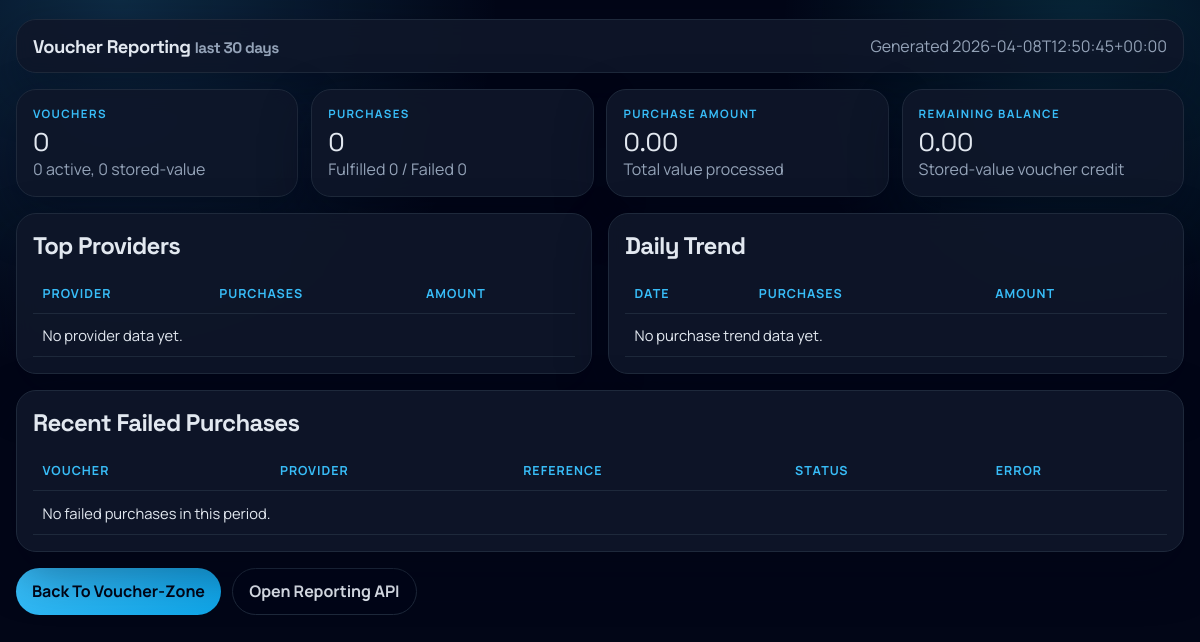
Page /Voucher-Zone/reporting/ on the earlier database version.
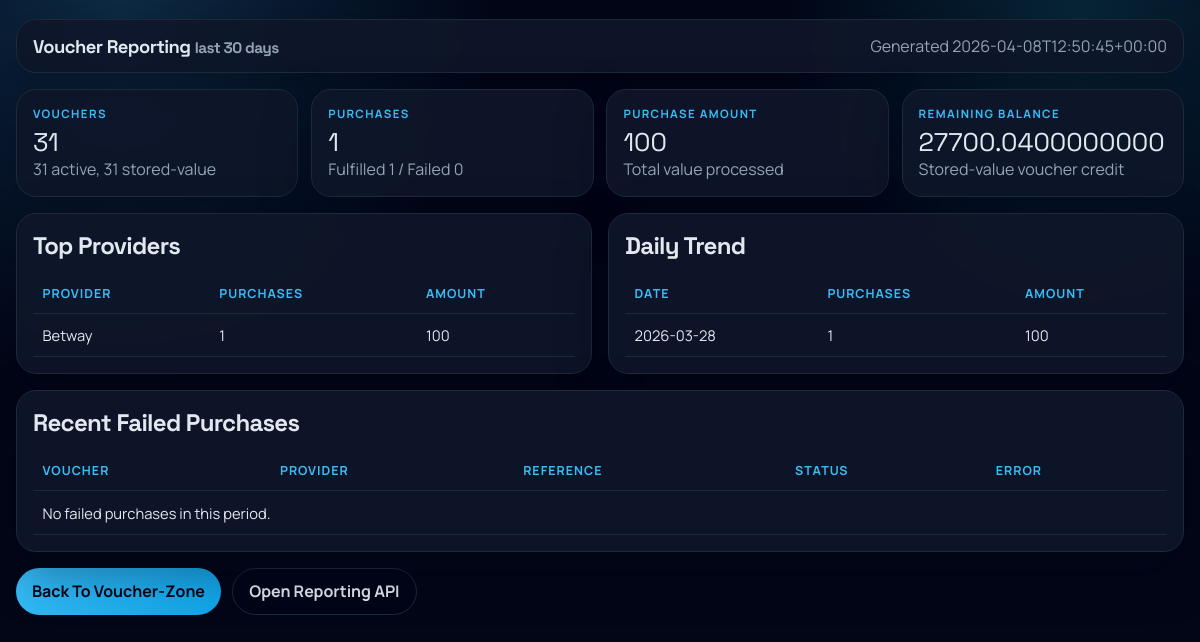
Same page on the later database version.
### core/models.py (models this page shows, shortened)
class VoucherCatalogItem(models.Model):
	class Category(models.TextChoices):
		AIRTIME = "airtime", "Airtime"
		BETTING = "betting", "Betting"
		RETAIL = "retail", "Retail"
		FOOD = "food", "Food"
		DATA = "data", "Data"
		ENTERTAINMENT = "entertainment", "Entertainment"
		EXAM = "exam", "Exam"
		LEARNING = "learning", "Learning"
		ELECTRICITY = "electricity", "Electricity"
		TRANSPORT = "transport", "Transport"
		OTHER = "other", "Other"
	class DeliveryType(models.TextChoices):
		DIGITAL = "digital_voucher", "Digital voucher"
		TOPUP = "topup", "Top up"
		PIN = "pin", "PIN"
	name = models.CharField(max_length=140)
	provider = models.CharField(max_length=120)
	category = models.CharField(max_length=24, choices=Category.choices, default=Category.OTHER)
	delivery_type = models.CharField(max_length=24, choices=DeliveryType.choices, default=DeliveryType.DIGITAL)
	face_value = models.DecimalField(max_digits=10, decimal_places=2, default=0)
	sale_price = models.DecimalField(max_digits=10, decimal_places=2)
	currency = models.CharField(max_length=8, default="ZAR")
	requires_recipient = models.BooleanField(default=False)
	recipient_label = models.CharField(max_length=80, blank=True)
	is_active = models.BooleanField(default=True)
	notes = models.TextField(blank=True)
	metadata = models.JSONField(default=dict, blank=True)
	created_at = models.DateTimeField(auto_now_add=True)
	updated_at = models.DateTimeField(auto_now=True)
	class Meta:
		ordering = ["category", "provider", "name"]
		indexes = [
			models.Index(fields=["category", "provider"]),
			models.Index(fields=["is_active", "category"]),
		]

### core/views.py (the view)
# urls.py: path("Voucher-Zone/reporting/", voucher_reporting_dashboard, name="voucher_reporting_dashboard"),
def voucher_reporting_dashboard(request):
	if request.method != "GET":
		return HttpResponseNotAllowed(["GET"])
	days = str(request.GET.get("days", "30")).strip()
	payload = _voucher_reporting_payload(days=days)
	return render(
		request,
		"core/voucher-zone/reporting.html",
		{
			"payload": payload,
			"recent_failed": payload["recentFailed"],
		},
	)

### core/cors_headers.py (called while the page is built)
    def _should_apply(self, path):
        return any(path.startswith(prefix) for prefix in self.ALLOWED_PATH_PREFIXES)

    def process_request(self, request):
        path = (request.path or "").lower()
        if not self._should_apply(path):
            return None
        if request.method == "OPTIONS":
            return self._set_headers(request, HttpResponse(status=200))
        return None

    def process_response(self, request, response):
        path = (request.path or "").lower()
        if not self._should_apply(path):
            return response
        return self._set_headers(request, response)

### templates/core/voucher-zone/reporting.html (shortened to what this page needs)
<!DOCTYPE html>
<html lang="en">
<head>
</head>
<body>
    <main class="shell">
        <section class="topbar">
            <div class="brand">Voucher Reporting <small>last {{ payload.rangeDays }} days</small></div>
            <div class="muted">Generated {{ payload.generatedAt }}</div>
        </section>
        <section class="stats">
            <article class="card">
                <div class="eyebrow">Vouchers</div>
                <div class="value">{{ payload.voucher.total }}</div>
                <div class="muted">{{ payload.voucher.active }} active, {{ payload.voucher.storedValue }} stored-value
                </div>
            </article>
            <article class="card">
                <div class="eyebrow">Purchases</div>
                <div class="value">{{ payload.purchase.total }}</div>
                <div class="muted">Fulfilled {{ payload.purchase.fulfilled }} / Failed {{ payload.purchase.failed }}
                </div>
            </article>
            <article class="card">
                <div class="eyebrow">Purchase Amount</div>
                <div class="value">{{ payload.purchase.amount }}</div>
                <div class="muted">Total value processed</div>
            </article>
            <article class="card">
                <div class="eyebrow">Remaining Balance</div>
                <div class="value">{{ payload.voucher.remainingBalance }}</div>
                <div class="muted">Stored-value voucher credit</div>
            </article>
        </section>
        <section class="grid">
            <article class="table-wrap">
                <h2>Top Providers</h2>
                <table>
                    <thead>
                        <tr>
                            <th>Provider</th>
                            <th>Purchases</th>
                            <th>Amount</th>
                        </tr>
                    </thead>
                    <tbody>
                        {% for row in payload.providers %}
                        <tr>
                            <td>{{ row.provider }}</td>
                            <td>{{ row.count }}</td>
                            <td>{{ row.amount }}</td>
                        </tr>
                        {% empty %}
                        <tr>
                            <td colspan="3">No provider data yet.</td>
                        </tr>
                        {% endfor %}
                    </tbody>
                </table>
            </article>
            <article class="table-wrap">
                <h2>Daily Trend</h2>
                <table>
                    <thead>
                        <tr>
                            <th>Date</th>
                            <th>Purchases</th>
                            <th>Amount</th>
                        </tr>
                    </thead>
                    <tbody>
                        {% for row in payload.trend %}
                        <tr>
                            <td>{{ row.day }}</td>
                            <td>{{ row.count }}</td>
                            <td>{{ row.amount }}</td>
                        </tr>
                        {% empty %}
                        <tr>
                            <td colspan="3">No purchase trend data yet.</td>
                        </tr>
                        {% endfor %}
                    </tbody>
                </table>
            </article>
            <article class="table-wrap" style="grid-column: 1 / -1;">
                <h2>Recent Failed Purchases</h2>
                <table>
                    <thead>
                        <tr>
                            <th>Voucher</th>
                            <th>Provider</th>
                            <th>Reference</th>
                            <th>Status</th>
                            <th>Error</th>
                        </tr>
                    </thead>
                    <tbody>
                        {% for purchase in recent_failed %}
                        <tr>
                            <td>{{ purchase.voucher.code }}</td>
                            <td>{{ purchase.product.provider }}</td>
                            <td>{{ purchase.reference|default:"-" }}</td>
                            <td><span class="pill danger">{{ purchase.status }}</span></td>
                            <td>{{ purchase.fulfillment_details.error|default:"Provider failure" }}</td>
                        </tr>
                        {% empty %}
                        <tr>
                            <td colspan="5">No failed purchases in this period.</td>
                        </tr>
                        {% endfor %}
                    </tbody>
                </table>
            </article>
        </section>
        <section class="actions">
            <a class="btn primary" href="/Voucher-Zone/">Back To Voucher-Zone</a>
            <a class="btn" href="/api/vouchers/reporting/?days={{ payload.rangeDays }}">Open Reporting API</a>
        </section>
    </main>
</body>
</html>

### templates/core/voucher-zone/reporting.html (style rules this page uses)
:root { --bg: #020617; --card: rgba(15, 23, 42, 0.9); --ink: #e2e8f0; --muted: #94a3b8; --line: #1e293b; --brand: #38bdf8; --accent: #22d3ee; --danger: #ef4444; --shadow: 0 20px 50px rgba(2, 6, 23, 0.4); }
* { box-sizing: border-box; }
body { margin: 0; font-family: "Manrope", sans-serif; color: var(--ink); background: radial-gradient(circle at 10% 0%, rgba(56, 189, 248, 0.2), transparent 30%), radial-gradient(circle at 90% 5%, rgba(34, 211, 238, 0.16), transparent 24%), var(--bg); }
.shell { width: min(calc(100% - 2rem), 1240px); margin: 0 auto; padding: 1.2rem 0 2.5rem; }
.topbar, .card, .table-wrap { background: var(--card); border: 1px solid var(--line); backdrop-filter: blur(10px); box-shadow: var(--shadow); border-radius: 20px; }
.topbar { display: flex; justify-content: space-between; align-items: center; gap: 1rem; padding: 0.9rem 1rem; }
.brand { font-family: "Space Grotesk", sans-serif; font-weight: 700; letter-spacing: -0.03em; font-size: 1.15rem; }
.brand small, .muted { color: var(--muted); }
.stats { margin-top: 1rem; display: grid; grid-template-columns: repeat(4, minmax(0, 1fr)); gap: 0.8rem; }
.card { padding: 1rem; }
.eyebrow { text-transform: uppercase; letter-spacing: 0.12em; font-size: 0.72rem; color: var(--brand); font-weight: 700; }
.value { font-family: "Space Grotesk", sans-serif; font-size: 1.6rem; margin-top: 0.3rem; }
.grid { margin-top: 1rem; display: grid; grid-template-columns: repeat(2, minmax(0, 1fr)); gap: 1rem; }
.table-wrap { padding: 1rem; }
h2 { margin: 0; font-family: "Space Grotesk", sans-serif; letter-spacing: -0.03em; }
table { width: 100%; border-collapse: collapse; margin-top: 0.8rem; }
th, td { text-align: left; padding: 0.7rem 0.6rem; border-bottom: 1px solid var(--line); vertical-align: top; font-size: 0.92rem; }
th { text-transform: uppercase; letter-spacing: 0.08em; font-size: 0.78rem; color: var(--brand); }
.actions { margin-top: 1rem; display: flex; gap: 0.7rem; flex-wrap: wrap; }
.btn { text-decoration: none; display: inline-flex; align-items: center; border-radius: 999px; padding: 0.72rem 1rem; font-weight: 700; border: 1px solid var(--line); color: var(--ink); background: rgba(2, 6, 23, 0.8); }
.btn.primary { background: linear-gradient(135deg, var(--brand), #0ea5e9); border: none; color: #020617; }

Differences in the rows shown:
added VoucherCatalogItem: provider "Betway", count "1", amount "100"
Other differences:
{{ payload.voucher.total }}: "0" → "31"
{{ payload.voucher.active }}: "0" → "31"
{{ payload.voucher.storedValue }}: "0" → "31"
{{ payload.purchase.total }}: "0" → "1"
{{ payload.purchase.fulfilled }}: "0" → "1"
{{ payload.purchase.amount }}: "0.00" → "100"
{{ payload.voucher.remainingBalance }}: "0.00" → "27700.0400000000"
new list line: "2026-03-28 1 100"
text no longer shown: "No provider data yet. No purchase trend data yet."
